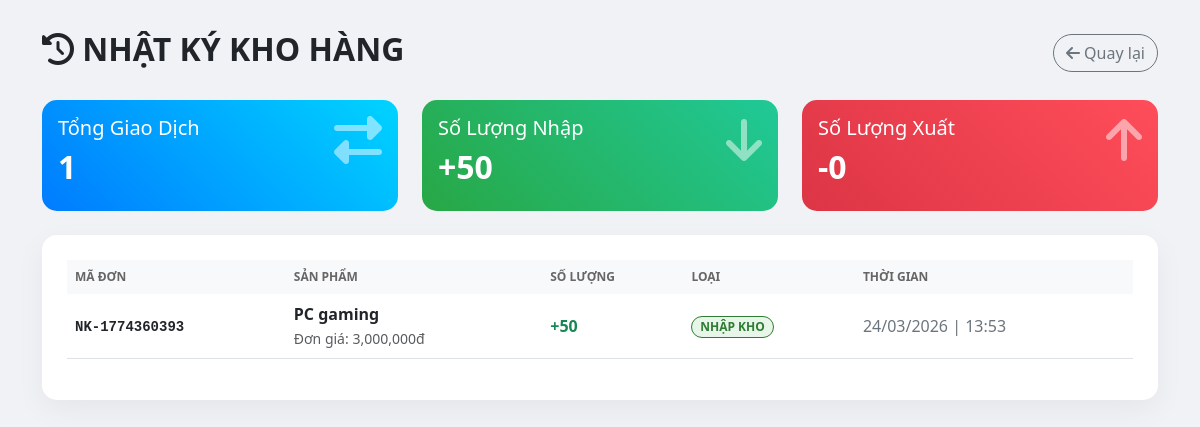
The app's page /lich_su_nhap.php (signed in) with its own data.
### tables this page shows
CREATE TABLE `chi_tiet_hdb` (
  `id_ct` int NOT NULL AUTO_INCREMENT,
  `id_hdb` int NOT NULL,
  `id_sp` int NOT NULL,
  `so_luong_ban` int NOT NULL,
  `gia_ban_luc_do` double NOT NULL,
  PRIMARY KEY (`id_ct`),
  KEY `fk_ct_sanpham` (`id_sp`),
  KEY `fk_cthdb_hdb` (`id_hdb`),
  CONSTRAINT `fk_ct_hdb_chinh` FOREIGN KEY (`id_hdb`) REFERENCES `hdb` (`id_hdb`),
  CONSTRAINT `fk_ct_sanpham` FOREIGN KEY (`id_sp`) REFERENCES `san_pham` (`id_sp`),
  CONSTRAINT `fk_cthdb_hdb` FOREIGN KEY (`id_hdb`) REFERENCES `hdb` (`id_hdb`)
);

CREATE TABLE `hdb` (
  `id_hdb` int NOT NULL AUTO_INCREMENT,
  `ma_hd` varchar(20) DEFAULT NULL,
  `ngay_ban` datetime DEFAULT CURRENT_TIMESTAMP,
  `id_khach` int DEFAULT '0',
  `tong_tien` decimal(15,2) DEFAULT '0.00',
  `ghi_chu` text,
  `ten_khach_hang` varchar(255) DEFAULT 'Giao dịch kho',
  PRIMARY KEY (`id_hdb`),
  UNIQUE KEY `ma_hd` (`ma_hd`)
);

CREATE TABLE `san_pham` (
  `id_sp` int NOT NULL AUTO_INCREMENT,
  `ma_san_pham` varchar(50) NOT NULL,
  `ten_sp` varchar(255) NOT NULL,
  `mo_ta` text,
  `gia_tien` decimal(15,2) DEFAULT '0.00',
  `so_luong_kho` int DEFAULT '0',
  `ma_danh_muc` int DEFAULT NULL,
  `hinh_anh` varchar(255) DEFAULT NULL,
  PRIMARY KEY (`id_sp`),
  UNIQUE KEY `ma_san_pham` (`ma_san_pham`),
  KEY `fk_sanpham_danhmuc` (`ma_danh_muc`),
  CONSTRAINT `fk_sanpham_danhmuc` FOREIGN KEY (`ma_danh_muc`) REFERENCES `danh_muc` (`id_danh_muc`) ON DELETE SET NULL
);

### lich_su_nhap.php (the view, shortened to what this page needs)
<?php
$conn = new mysqli("localhost", "root", "", "quan_ly_kho");
mysqli_set_charset($conn, "utf8");
$sql = "SELECT hdb.ma_hd, sp.ten_sp, ct.so_luong_ban, ct.gia_ban_luc_do, hdb.ngay_ban
        FROM hdb
        JOIN chi_tiet_hdb ct ON hdb.id_hdb = ct.id_hdb
        JOIN san_pham sp ON ct.id_sp = sp.id_sp
        ORDER BY hdb.ngay_ban DESC";
$result = $conn->query($sql);
$total_nhap = 0; $total_xuat = 0;
$data = [];
while($row = $result->fetch_assoc()){
    $data[] = $row;
    if(strpos($row['ma_hd'], 'NK') !== false) $total_nhap += $row['so_luong_ban'];
}
?>
<!DOCTYPE html>
<html lang="vi">
<head>
    <link href="https://cdn.jsdelivr.net/npm/bootstrap@5.3.0/dist/css/bootstrap.min.css" rel="stylesheet">
    <link rel="stylesheet" href="https://cdnjs.cloudflare.com/ajax/libs/font-awesome/6.4.0/css/all.min.css">
</head>
<body>
<div class="container">
    <div class="d-flex justify-content-between align-items-center mb-4">
        <h2 class="fw-bold text-dark"><i class="fa-solid fa-clock-rotate-left"></i> NHẬT KÝ KHO HÀNG</h2>
        <a href="index.php" class="btn btn-outline-secondary rounded-pill"><i class="fa fa-arrow-left"></i> Quay lại</a>
    </div>
    <div class="row mb-4">
        <div class="col-md-4">
            <div class="card stat-card bg-gradient-blue p-3">
                <div class="d-flex justify-content-between">
                    <div><h5>Tổng Giao Dịch</h5><h2 class="fw-bold"><?php echo count($data); ?></h2></div>
                    <i class="fa fa-exchange-alt fa-3x opacity-50"></i>
                </div>
            </div>
        </div>
        <div class="col-md-4">
            <div class="card stat-card bg-gradient-green p-3">
                <div class="d-flex justify-content-between">
                    <div><h5>Số Lượng Nhập</h5><h2 class="fw-bold">+<?php echo $total_nhap; ?></h2></div>
                    <i class="fa fa-arrow-down fa-3x opacity-50"></i>
                </div>
            </div>
        </div>
        <div class="col-md-4">
            <div class="card stat-card bg-gradient-red p-3">
                <div class="d-flex justify-content-between">
                    <div><h5>Số Lượng Xuất</h5><h2 class="fw-bold">-<?php echo $total_xuat; ?></h2></div>
                    <i class="fa fa-arrow-up fa-3x opacity-50"></i>
                </div>
            </div>
        </div>
    </div>
    <div class="table-container">
        <table class="table table-hover align-middle">
            <thead>
                <tr>
                    <th>Mã Đơn</th>
                    <th>Sản Phẩm</th>
                    <th>Số Lượng</th>
                    <th>Loại</th>
                    <th>Thời Gian</th>
                </tr>
            </thead>
            <tbody>
                <?php foreach($data as $row):
                    $is_nhap = (strpos($row['ma_hd'], 'NK') !== false);
                ?>
                <tr>
                    <td><code class="fw-bold text-dark"><?php echo $row['ma_hd']; ?></code></td>
                    <td>
                        <div class="fw-bold"><?php echo $row['ten_sp']; ?></div>
                        <small class="text-muted">Đơn giá: <?php echo number_format($row['gia_ban_luc_do']); ?>đ</small>
                    </td>
                    <td><span class="fw-bold <?php echo $is_nhap ? 'text-success' : 'text-danger'; ?>">
                        <?php echo ($is_nhap ? '+' : '-') . $row['so_luong_ban']; ?>
                    </span></td>
                    <td>
                        <span class="badge rounded-pill <?php echo $is_nhap ? 'badge-nhap' : 'badge-xuat'; ?>">
                            <?php echo $is_nhap ? 'NHẬP KHO' : 'XUẤT KHO'; ?>
                        </span>
                    </td>
                    <td class="text-secondary"><?php echo date('d/m/Y | H:i', strtotime($row['ngay_ban'])); ?></td>
                </tr>
                <?php endforeach; ?>
            </tbody>
        </table>
    </div>
</div>
</body>
</html>

### lich_su_nhap.php (style rules this page uses)
body { background: #f0f2f5; font-family: 'Segoe UI', Tahoma; }
.container { margin-top: 30px; }
.stat-card { border: none; border-radius: 15px; transition: 0.3s; color: white; }
.bg-gradient-blue { background: linear-gradient(45deg, #007bff, #00d4ff); }
.bg-gradient-green { background: linear-gradient(45deg, #28a745, #20c997); }
.bg-gradient-red { background: linear-gradient(45deg, #dc3545, #ff4d5a); }
.table-container { background: white; border-radius: 15px; padding: 25px; box-shadow: 0 10px 30px rgba(0,0,0,0.05); }
.badge-nhap { background: #e8f5e9; color: #2e7d32; border: 1px solid #2e7d32; }
.table thead th { background: #f8f9fa; border: none; color: #666; text-transform: uppercase; font-size: 12px; }

### records on screen
chi_tiet_hdb: id_hdb.ma_hd "NK-1774360393", id_sp.ten_sp "PC gaming", gia_ban_luc_do "3,000,000", so_luong_ban "50", id_hdb.ngay_ban "24/03/2026 | 13:53"

### other values on screen
count($data) "1"
$total_nhap "50"
$total_xuat "0"
